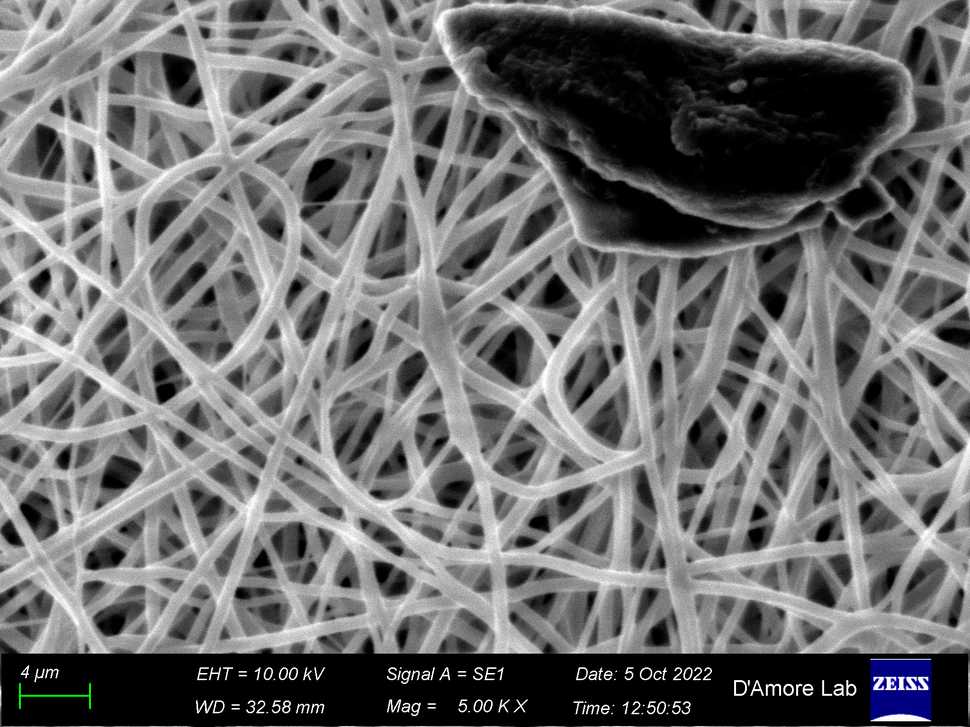
#> input picture tests/7_PCUU5_new_1609_S2_otherside_2.tif, 970 x 727 px, shrunk from 2048 x 1536 before the run
$ python ridge_detector_test.py 7_PCUU5_new_1609_S2_otherside_2.tif out.png
#> lines starting #> are read from the running program, lines starting #| are printed output that depends on the picture
### sources/ridges.py
import numpy as np
from numba import njit, prange
import numba
from .utils2 import ravel_index
from math import copysign, floor, acos, atan2, pi
from scipy.ndimage import label, generate_binary_structure


@njit(parallel=True)
def ftle_ridge_pts(f, eigvec_max, x, y, sdd_thresh=0.0, percentile=0):
    """
    Compute FTLE ridge points by finding points (with subpixel accuracy) at which:
    ftle > 0 (or percentile of ftle),
    directional derivaitve of ftle (in eigvec_max direction) is 0,
    second directional derivative of ftle (in eigvec_max direction) is greater than
    sdd_thresh (in magnitude).

    Parameters
    ----------
    f : np.ndarray, shape = (nx,ny)
        ftle array.
    eigvec_max : np.ndarray, shape = (nx,ny,2)
        maximum eigenvector of Cauchy Green tensor.
    x : np.ndarray, shape = (nx,)
        array containing x-values.
    y : np.ndarray, shape = (ny,)
        array containing y-values.
    sdd_thresh : float, optional
        threshold for second directional derivative, should be at least 0.
        The default is 0.
    percentile : int, optional
        percentile of ftle used for min allowed value. The default is 0.

    Returns
    -------
    r_pts : np.ndarray, shape = (ridge_bool.sum(),2)
        ridge points.

    """

    nx, ny = eigvec_max.shape[:-1]
    ridge_bool = np.zeros(nx * ny, numba.bool_)
    r_pts = np.zeros((nx * ny, 2), numba.float64)

    dx = x[1] - x[0]
    dy = y[1] - y[0]
    shape_arr = np.array([nx, ny], numba.int32)
    if percentile == 0:
        f_min = 0.0
    else:
        f_min = np.percentile(f, percentile)
    for i in prange(2, nx - 2):
        for j in range(2, ny - 2):
            pt = np.array([x[i], y[j]])
            f0 = f[i, j]
            if f0 > f_min:
                fx = (f[i + 1, j] - f[i - 1, j]) / (2 * dx)
                fy = (f[i, j + 1] - f[i, j - 1]) / (2 * dy)
                fxx = (f[i + 1, j] - 2 * f[i, j] + f[i - 1, j]) / (dx**2)
                fyy = (f[i, j + 1] - 2 * f[i, j] + f[i, j - 1]) / (dy**2)
                fxy = (f[i + 1, j + 1] - f[i + 1, j - 1] - f[i - 1, j + 1] + f[i - 1, j - 1]) / (
                    4 * dx * dy
                )

                eigvec_max0 = eigvec_max[i, j, :]
                ex, ey = eigvec_max0

                c2 = ex * (fxx * ex + fxy * ey) + ey * (fxy * ex + fyy * ey)
                if c2 < -sdd_thresh:
                    t = -(fx * ex + fy * ey) / c2
                    if abs(t * ex) <= dx / 2 and abs(t * ey) <= dy / 2:
                        k = ravel_index(np.array([i, j], numba.int32), shape_arr)
                        r_pts[k, :] = pt + np.array([t * ex, t * ey])
                        ridge_bool[k] = True

    return r_pts[ridge_bool, :]


# [976 lines left out: functions _ftle_ridges, _get_ridges, ftle_ridges, _ftle_ridge_pts_connect, _link_points_stepper, _linked_ridge_pts and 3 more, not called in this run]

### tests/ridge_detector_test.py
import argparse
from pathlib import Path

import numpy as np
from imageio.v3 import imread, imwrite
from scipy.ndimage import gaussian_filter

from sources.ridges import ftle_ridge_pts


def load_grayscale_image(path: Path) -> np.ndarray:
    image = imread(path)
    if image.ndim == 3:
        image = np.dot(image[..., :3], np.array([0.299, 0.587, 0.114]))
    image = image.astype(np.float64)
    if image.max() > 1.0:
        image /= 255.0
    return np.clip(image, 0.0, 1.0)


def smooth_image(image: np.ndarray, sigma: float) -> np.ndarray:
    return gaussian_filter(image, sigma=sigma) if sigma > 0.0 else image


def compute_hessian_components(field: np.ndarray) -> tuple[np.ndarray, np.ndarray, np.ndarray]:
    fxx = np.zeros_like(field)
    fyy = np.zeros_like(field)
    fxy = np.zeros_like(field)
    fxx[1:-1, :] = field[2:, :] - 2.0 * field[1:-1, :] + field[:-2, :]
    fyy[:, 1:-1] = field[:, 2:] - 2.0 * field[:, 1:-1] + field[:, :-2]
    fxy[1:-1, 1:-1] = (
        field[2:, 2:] - field[2:, :-2] - field[:-2, 2:] + field[:-2, :-2]
    ) * 0.25
    return fxx, fyy, fxy


def estimate_principal_eigvec(field: np.ndarray) -> np.ndarray:
    fxx, fyy, fxy = compute_hessian_components(field)
    hessian = np.empty(field.shape + (2, 2), dtype=np.float64)
    hessian[..., 0, 0] = fxx
    hessian[..., 0, 1] = fxy
    hessian[..., 1, 0] = fxy
    hessian[..., 1, 1] = fyy
    _, eigvecs = np.linalg.eigh(hessian)
    return eigvecs[..., :, 0]


def detect_ridge_points(image: np.ndarray, sigma: float, sdd_thresh: float, percentile: int) -> np.ndarray:
    smoothed = smooth_image(image, sigma)
    field = smoothed.T
    eigvecs = estimate_principal_eigvec(field)
    x = np.arange(field.shape[0], dtype=np.float64)
    y = np.arange(field.shape[1], dtype=np.float64)
    return ftle_ridge_pts(field, eigvecs, x, y, sdd_thresh=sdd_thresh, percentile=percentile)


def draw_overlay(image: np.ndarray, ridge_points: np.ndarray, radius: int) -> np.ndarray:
    height, width = image.shape
    overlay = np.repeat(image[..., None], 3, axis=2)
    for x_coord, y_coord in ridge_points:
        col = int(round(x_coord))
        row = int(round(y_coord))
        for dy in range(-radius, radius + 1):
            for dx in range(-radius, radius + 1):
                rr, cc = row + dy, col + dx
                if 0 <= rr < height and 0 <= cc < width:
                    overlay[rr, cc] = np.array([1.0, 0.0, 0.0])
    return (np.clip(overlay, 0.0, 1.0) * 255).astype(np.uint8)


def parse_args() -> argparse.Namespace:
    parser = argparse.ArgumentParser(description="Detect ridges using ftle_ridge_pts and save an overlay.")
    parser.add_argument("image_path", type=Path, help="Input image path.")
    parser.add_argument("output_path", type=Path, help="Output image path.")
    parser.add_argument("--gaussian-sigma", type=float, default=1.0, help="Gaussian smoothing sigma.")
    parser.add_argument("--sdd-thresh", type=float, default=0.001, help="Second directional derivative threshold.")
    parser.add_argument("--percentile", type=int, default=0, help="Minimum percentile for ridge selection.")
    parser.add_argument("--radius", type=int, default=1, help="Overlay radius in pixels.")
    return parser.parse_args()


def main() -> None:
    args = parse_args()
    image = load_grayscale_image(args.image_path)
#> in load_grayscale_image, image is the input picture: shape (727, 970, 3); mean R, G, B 110.3, 110.4, 110.9
    percentile = min(max(args.percentile, 0), 100)
    radius = max(args.radius, 0)
    ridge_points = detect_ridge_points(image, args.gaussian_sigma, args.sdd_thresh, percentile)
#> in detect_ridge_points, `field = smoothed.T`:
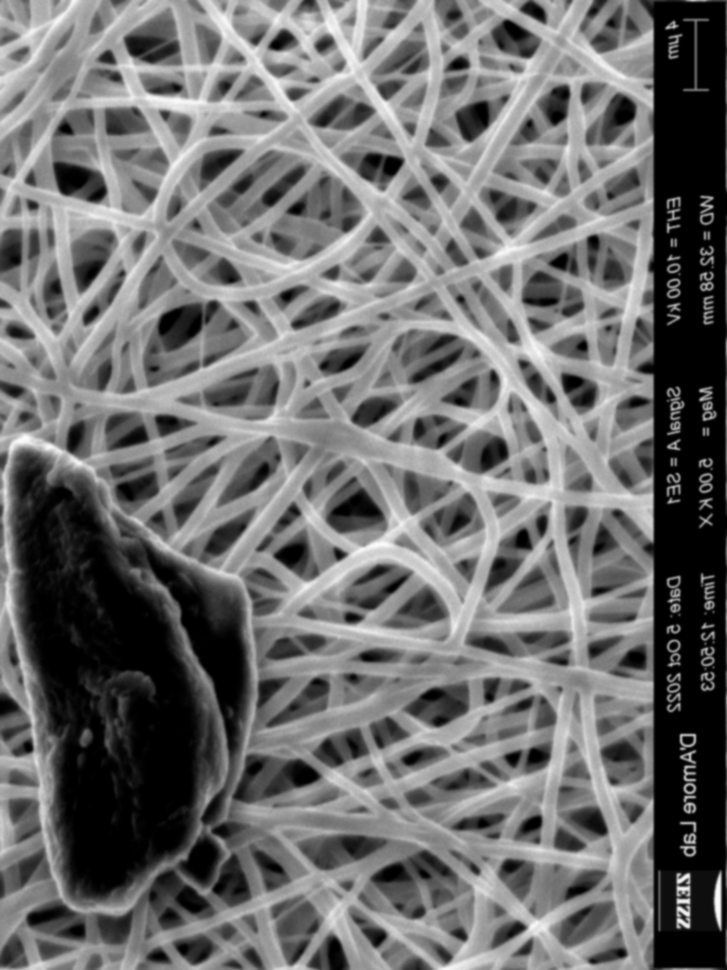
#> field: shape (970, 727) float64; min 0, max 0.988, mean 0.433
#> in compute_hessian_components, `fxx[1:-1, :] = field[2:, :] - 2.0 * field[1:-1, :] + field[:-2, :]`:
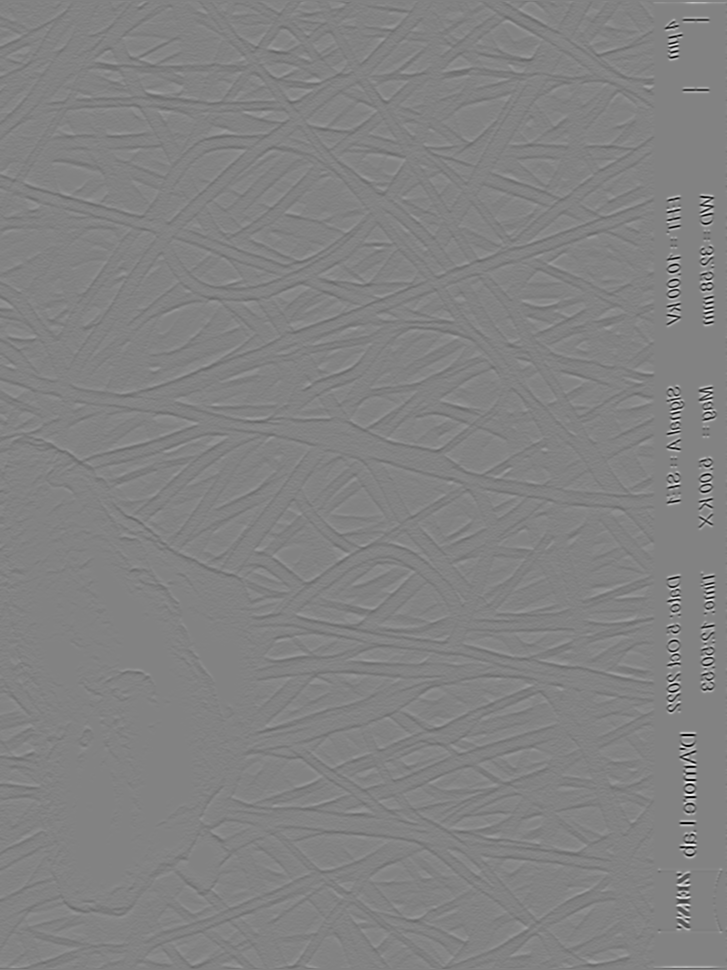
#> fxx: shape (970, 727) float64; min -0.341, max 0.324, mean 2.95e-05; drawn with min black and max white
    overlay = draw_overlay(image, ridge_points, radius)
    output_path = args.output_path
    output_path.parent.mkdir(parents=True, exist_ok=True)
    imwrite(output_path.as_posix(), overlay)
    print(f"Saved overlay with {ridge_points.shape[0]} ridge points to {output_path}")


if __name__ == "__main__":
#> (the run stopped early here; a loop or call above may not have finished)
